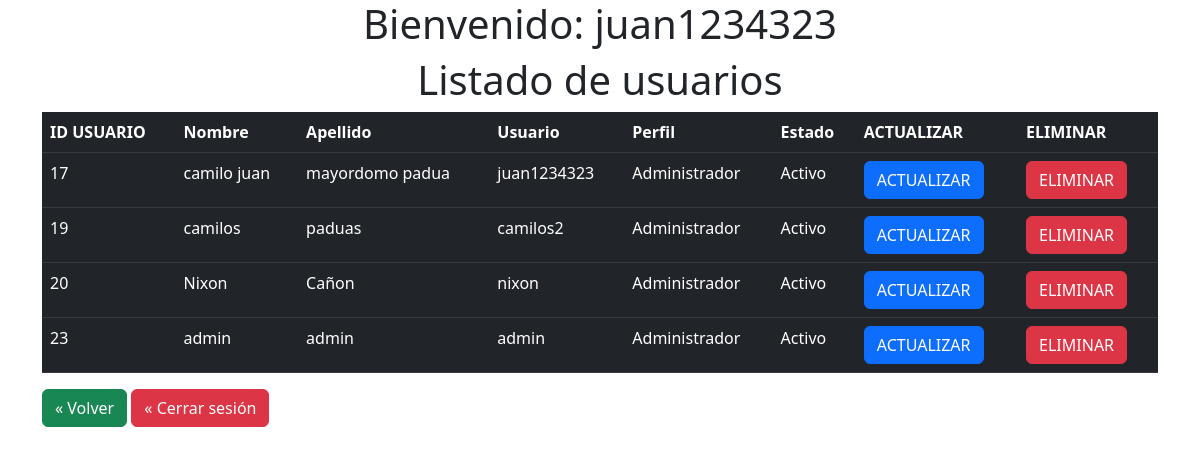
/Administrador/pages/index.php (signed in), run on the app's committed database.
### tables this page shows
CREATE TABLE `usuarios` (
  `id_usuario` int(11) NOT NULL,
  `Nombreusu` varchar(60) NOT NULL,
  `Apellidousu` varchar(60) NOT NULL,
  `Usuario` varchar(40) NOT NULL,
  `Passwordusu` varchar(80) NOT NULL,
  `Perfil` varchar(30) NOT NULL,
  `Estado` varchar(20) NOT NULL
);

### Conexion.php (called while the page is built, shortened)
<?php
class Conexion{
    private $drive = "mysql";
    private $host = "localhost";
    private $dbname = "notas2023";
    private $user = "root";
    private $password = "";
    public function __construct(){
        try{
            $db = new PDO("{$this->drive}:host={$this->host};dbname={$this->dbname}",$this->user, $this->password);
            $db->setAttribute(PDO::ATTR_ERRMODE,PDO::ERRMODE_EXCEPTION);
            return $db;
        }catch(PDOException $e){
            echo "Ha surgido algun error: Detalle: ".$e->getMessage();
        }
    }
}
?>

### Administrador/models/administrador.php (called while the page is built, shortened)
<?php
include_once('../../Conexion.php');
class Administrador extends Conexion{
    public function __construct(){
        $this->db = parent::__construct();
    }
    public function getad(){
        $row =null;
        $statement=$this->db->prepare("SELECT * FROM usuarios WHERE Perfil='Administrador'");
        $statement->execute();
        while($result=$statement->fetch()){
            $row[]=$result;
        }
        return $row;
    }
}
?>

### Administrador/pages/index.php (the view, shortened to what this page needs)
<!DOCTYPE html>
<html lang="en">
<head>
    <link href="https://cdn.jsdelivr.net/npm/bootstrap@5.3.0/dist/css/bootstrap.min.css" rel="stylesheet"
>
</head>
<body>
    <div class="container">
    <h1 class="text-center">Bienvenido: <?php echo $_SESSION["usuario"]; ?></h1>
        <h1 style="text-align: center;">Listado de usuarios </h1>
        <div col="col-auto-mt-5">
            <table class="table table-dark table-hover">
                <tr>
                    <th>ID USUARIO</th>
                    <th>Nombre </th>
                    <th>Apellido</th>
                    <th>Usuario</th>
                    <th>Perfil</th>
                    <th>Estado</th>
                    <th>ACTUALIZAR</th>
                    <th>ELIMINAR</th>
                </tr>
                <tbody>
                    <?php
                    require_once('../../Conexion.php');
                    require_once('../models/administrador.php');
                    $objeto = new Administrador();
                    $datos = $objeto->getad();
                    foreach ($datos as $datos) {
                        ?>
                        <tr>
                            <td>
                                <?php echo $datos['id_usuario'] ?>
                            </td>
                            <td>
                                <?php echo $datos['Nombreusu'] ?>
                            </td>
                            <td>
                                <?php echo $datos['Apellidousu'] ?>
                            </td>
                            <td>
                                <?php echo $datos['Usuario'] ?>
                            </td>
                            <td>
                                <?php echo $datos['Perfil'] ?>
                            </td>
                            <td>
                                <?php echo $datos['Estado'] ?>
                            </td>
                            <td><a href="editar.php?Id=<?php echo $datos['id_usuario'] ?>"
                                    class="btn btn-primary">ACTUALIZAR</a></td>
                            <td><a href="../Controller/eliminarusuario.php?Id=<?php echo $datos['id_usuario'] ?>"
                                    class="btn btn-danger">ELIMINAR</a></td>
                        </tr>
                    <?php } ?>
                </tbody>
            </table>
        </div>
        <a href="../../inicio.php" class="btn btn-success">« Volver</a>
        <a href="../../Usuarios/controller/salir.php" class="btn btn-danger">« Cerrar sesión</a>
    </div>
</body>
</html>

### data on the page
usuarios: id_usuario "17", Nombreusu "camilo juan", Apellidousu "mayordomo padua", Usuario "juan1234323", Perfil "Administrador", Estado "Activo"
usuarios: id_usuario "19", Nombreusu "camilos", Apellidousu "paduas", Usuario "camilos2", Perfil "Administrador", Estado "Activo"
usuarios: id_usuario "20", Nombreusu "Nixon", Apellidousu "Cañon", Usuario "nixon", Perfil "Administrador", Estado "Activo"
usuarios: id_usuario "23", Nombreusu "admin", Apellidousu "admin", Usuario "admin", Perfil "Administrador", Estado "Activo"
